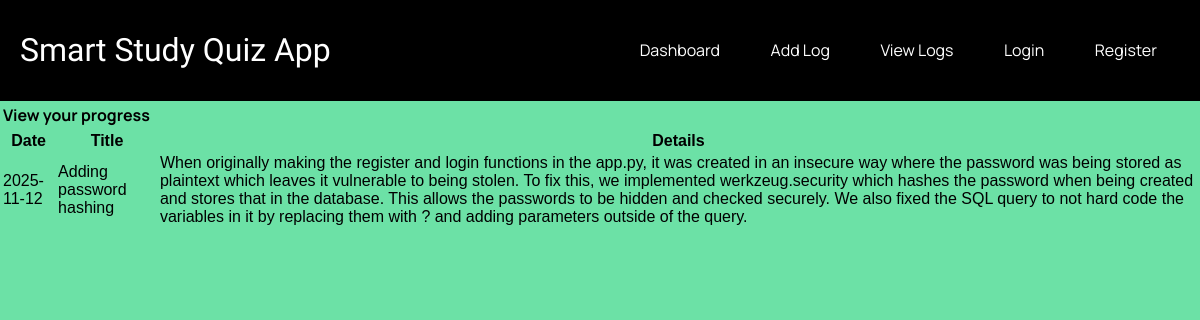
The app's page /view_log (signed in) with its own data.
### tables this page shows
CREATE TABLE ProgressLogs(
    -- id, user_id, date, title, details, image_path nullable
    id INTEGER PRIMARY KEY AUTOINCREMENT,
    user_id INTEGER NOT NULL,
    date TEXT NOT NULL,
    title TEXT NOT NULL,
    details TEXT NOT NULL,
    image_path TEXT

);

### app.py (the view)
@app.route('/view_log', methods=['GET', 'POST'])
def view_log():
    if 'user_id' not in session:
        flash('bro you aint logged in fella', 'error')
        return redirect(url_for('login'))
    if request.method == 'GET':
        conn = get_db_connection()
        cursor = conn.cursor()
        cursor.execute(f"SELECT * FROM ProgressLogs WHERE user_id = '{session['user_id']}' ORDER BY date DESC")
        posts = cursor.fetchall()
        conn.close()
    return render_template('viewLogs.html', posts = posts)

### app.py (called while the page is built)
def get_db_connection():
    conn = sqlite3.connect('database.db')
    conn.row_factory = sqlite3.Row
    return conn

### templates/viewLogs.html (shortened to what this page needs)
{% extends 'base.html' %}
{% block content %}
        <p>View your progress</p>
        {% if posts %}
            <table>
                <tr>
                    <th> Date </th>
                    <th> Title </th>
                    <th> Details </th>
                </tr>
            {% for post in posts %}
                <tr>
                    <td>{{ post.date }}</td>
                    <td>{{ post.title }}</td>
                    <td>{{ post.details }}</td>
                </tr>
            {% endfor %}
            </table>
        {% else %}
            <p>No progress entries found</p>
        {% endif %}
{% endblock %}

### templates/base.html (shortened to what this page needs)
<!DOCTYPE html>
<html lang="en">
<head>
    <link rel="stylesheet" href="{{ url_for('static', filename='styles.css') }}">
</head>
<body>
    <header>
        <h1>{% block heading %}Smart Study Quiz App{% endblock %}</h1>
        <nav>
            <a href="{{ url_for('dashboard') }}">Dashboard</a>
            <a href="{{ url_for('add_log') }}">Add Log</a>
            <a href="{{ url_for('view_log') }}">View Logs</a>
            <a href="{{ url_for('login') }}">Login</a>
            <a href="{{ url_for('register') }}">Register</a>
        </nav>
    </header>
    <content>
        {% block content %}
        {% endblock %}
    </content>
</body>
</html>

### static/styles.css (style rules this page uses)
body { font-family: Arial, sans-serif; margin: 0; padding: 0; background-color: #6ce1a6; color:black; }
header { background-color: black; padding: 10px 20px; align-items: center; display: flex; justify-content: space-between; }
nav a { color: white; text-decoration: none; margin: 0 15px; text-align: right; transition: all ease 500ms; font-family: 'Manrope', sans-serif; padding: 0.5em; border-radius: 7px; }
h1 { text-align: left; font-family: 'Climate Crisis', sans-serif; font-weight: normal; color: white; }
p { font-family: 'Manrope', sans-serif; font-weight: bold; margin: 3px; }

### records on screen
ProgressLogs: date "2025-11-12", title "Adding password hashing", details "When originally making the register and login functions in the app.py, it was created in an insecure way where the password was being stored as plaintext which leaves it vulnerable to being stolen. To fix this, we implemented werkzeug.security which hashes the password when being created and stores that in the database. This allows the passwords to be hidden and checked securely. We also fixed the SQL query to not hard code the variables in it by replacing them with ? and adding parameters outside of the query."
